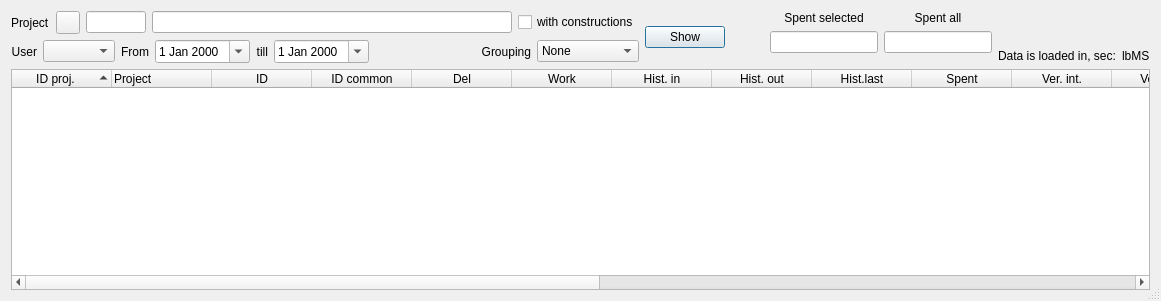
<?xml version="1.0" encoding="UTF-8"?>
<ui version="4.0">
 <class>WorkByDateUser</class>
 <widget class="QDialog" name="WorkByDateUser">
  <property name="geometry">
   <rect>
    <x>0</x>
    <y>0</y>
    <width>1161</width>
    <height>301</height>
   </rect>
  </property>
  <property name="windowTitle">
   <string>Work report</string>
  </property>
  <property name="locale">
   <locale language="English" country="UnitedStates"/>
  </property>
  <property name="sizeGripEnabled">
   <bool>true</bool>
  </property>
  <layout class="QVBoxLayout" name="verticalLayout_5" stretch="1,100">
   <item>
    <layout class="QHBoxLayout" name="horizontalLayout_4">
     <item>
      <layout class="QVBoxLayout" name="verticalLayout">
       <item>
        <layout class="QHBoxLayout" name="horizontalLayout_2">
         <item>
          <widget class="QLabel" name="label_6">
           <property name="text">
            <string>Project</string>
           </property>
          </widget>
         </item>
         <item>
          <widget class="QToolButton" name="toolButton">
           <property name="icon">
            <iconset>
             <normaloff>:/some/ico/ico/dropdownbutton.png</normaloff>:/some/ico/ico/dropdownbutton.png</iconset>
           </property>
          </widget>
         </item>
         <item>
          <widget class="QLineEdit" name="leIdProject">
           <property name="minimumSize">
            <size>
             <width>60</width>
             <height>0</height>
            </size>
           </property>
           <property name="maximumSize">
            <size>
             <width>60</width>
             <height>16777215</height>
            </size>
           </property>
           <property name="alignment">
            <set>Qt::AlignCenter</set>
           </property>
          </widget>
         </item>
         <item>
          <widget class="QLineEdit" name="leProjName">
           <property name="minimumSize">
            <size>
             <width>360</width>
             <height>0</height>
            </size>
           </property>
           <property name="readOnly">
            <bool>true</bool>
           </property>
          </widget>
         </item>
         <item>
          <widget class="QCheckBox" name="cbWithConstr">
           <property name="text">
            <string>with constructions</string>
           </property>
          </widget>
         </item>
        </layout>
       </item>
       <item>
        <layout class="QHBoxLayout" name="horizontalLayout_3">
         <item>
          <widget class="QLabel" name="label">
           <property name="text">
            <string>User</string>
           </property>
           <property name="alignment">
            <set>Qt::AlignRight|Qt::AlignTrailing|Qt::AlignVCenter</set>
           </property>
          </widget>
         </item>
         <item>
          <widget class="QComboBox" name="cbUser">
           <property name="sizeAdjustPolicy">
            <enum>QComboBox::AdjustToContents</enum>
           </property>
          </widget>
         </item>
         <item>
          <widget class="QLabel" name="label_2">
           <property name="text">
            <string>From</string>
           </property>
           <property name="alignment">
            <set>Qt::AlignRight|Qt::AlignTrailing|Qt::AlignVCenter</set>
           </property>
          </widget>
         </item>
         <item>
          <widget class="QDateEdit" name="deStart">
           <property name="calendarPopup">
            <bool>true</bool>
           </property>
          </widget>
         </item>
         <item>
          <widget class="QLabel" name="label_3">
           <property name="text">
            <string>till</string>
           </property>
           <property name="alignment">
            <set>Qt::AlignRight|Qt::AlignTrailing|Qt::AlignVCenter</set>
           </property>
          </widget>
         </item>
         <item>
          <widget class="QDateEdit" name="deEnd">
           <property name="calendarPopup">
            <bool>true</bool>
           </property>
          </widget>
         </item>
         <item>
          <spacer name="horizontalSpacer_2">
           <property name="orientation">
            <enum>Qt::Horizontal</enum>
           </property>
           <property name="sizeHint" stdset="0">
            <size>
             <width>40</width>
             <height>20</height>
            </size>
           </property>
          </spacer>
         </item>
         <item>
          <widget class="QLabel" name="label_4">
           <property name="text">
            <string>Grouping</string>
           </property>
           <property name="alignment">
            <set>Qt::AlignRight|Qt::AlignTrailing|Qt::AlignVCenter</set>
           </property>
          </widget>
         </item>
         <item>
          <widget class="QComboBox" name="cbGrouping">
           <item>
            <property name="text">
             <string>None</string>
            </property>
           </item>
           <item>
            <property name="text">
             <string>By document</string>
            </property>
           </item>
           <item>
            <property name="text">
             <string>By versions</string>
            </property>
           </item>
          </widget>
         </item>
        </layout>
       </item>
      </layout>
     </item>
     <item>
      <layout class="QHBoxLayout" name="horizontalLayout" stretch="0,5,0,0">
       <item>
        <widget class="QPushButton" name="cbShow">
         <property name="text">
          <string>Show</string>
         </property>
        </widget>
       </item>
       <item>
        <spacer name="horizontalSpacer">
         <property name="orientation">
          <enum>Qt::Horizontal</enum>
         </property>
         <property name="sizeHint" stdset="0">
          <size>
           <width>40</width>
           <height>20</height>
          </size>
         </property>
        </spacer>
       </item>
       <item>
        <layout class="QVBoxLayout" name="verticalLayout_3">
         <property name="sizeConstraint">
          <enum>QLayout::SetMaximumSize</enum>
         </property>
         <item>
          <widget class="QLabel" name="label_7">
           <property name="maximumSize">
            <size>
             <width>120</width>
             <height>16777215</height>
            </size>
           </property>
           <property name="text">
            <string>Spent selected</string>
           </property>
           <property name="alignment">
            <set>Qt::AlignCenter</set>
           </property>
          </widget>
         </item>
         <item>
          <widget class="QLineEdit" name="leSelected">
           <property name="maximumSize">
            <size>
             <width>120</width>
             <height>16777215</height>
            </size>
           </property>
           <property name="alignment">
            <set>Qt::AlignCenter</set>
           </property>
          </widget>
         </item>
         <item>
          <spacer name="verticalSpacer_2">
           <property name="orientation">
            <enum>Qt::Vertical</enum>
           </property>
           <property name="sizeHint" stdset="0">
            <size>
             <width>20</width>
             <height>40</height>
            </size>
           </property>
          </spacer>
         </item>
        </layout>
       </item>
       <item>
        <layout class="QVBoxLayout" name="verticalLayout_2">
         <item>
          <widget class="QLabel" name="label_5">
           <property name="maximumSize">
            <size>
             <width>120</width>
             <height>16777215</height>
            </size>
           </property>
           <property name="text">
            <string>Spent all</string>
           </property>
           <property name="alignment">
            <set>Qt::AlignCenter</set>
           </property>
          </widget>
         </item>
         <item>
          <widget class="QLineEdit" name="leAll">
           <property name="maximumSize">
            <size>
             <width>120</width>
             <height>16777215</height>
            </size>
           </property>
           <property name="alignment">
            <set>Qt::AlignCenter</set>
           </property>
          </widget>
         </item>
         <item>
          <spacer name="verticalSpacer_3">
           <property name="orientation">
            <enum>Qt::Vertical</enum>
           </property>
           <property name="sizeHint" stdset="0">
            <size>
             <width>20</width>
             <height>40</height>
            </size>
           </property>
          </spacer>
         </item>
        </layout>
       </item>
      </layout>
     </item>
     <item>
      <layout class="QVBoxLayout" name="verticalLayout_4">
       <item>
        <spacer name="verticalSpacer">
         <property name="orientation">
          <enum>Qt::Vertical</enum>
         </property>
         <property name="sizeHint" stdset="0">
          <size>
           <width>20</width>
           <height>40</height>
          </size>
         </property>
        </spacer>
       </item>
       <item>
        <layout class="QHBoxLayout" name="horizontalLayout_5">
         <item>
          <widget class="QLabel" name="lbMSLabel">
           <property name="text">
            <string>Data is loaded in, sec:</string>
           </property>
          </widget>
         </item>
         <item>
          <widget class="QLabel" name="lbMS">
           <property name="text">
            <string notr="true">lbMS</string>
           </property>
          </widget>
         </item>
        </layout>
       </item>
      </layout>
     </item>
    </layout>
   </item>
   <item>
    <widget class="QTreeWidget" name="twList">
     <property name="contextMenuPolicy">
      <enum>Qt::CustomContextMenu</enum>
     </property>
     <property name="editTriggers">
      <set>QAbstractItemView::EditKeyPressed</set>
     </property>
     <property name="selectionMode">
      <enum>QAbstractItemView::ExtendedSelection</enum>
     </property>
     <property name="sortingEnabled">
      <bool>true</bool>
     </property>
     <column>
      <property name="text">
       <string>ID proj.</string>
      </property>
      <property name="textAlignment">
       <set>AlignHCenter|AlignVCenter|AlignCenter</set>
      </property>
     </column>
     <column>
      <property name="text">
       <string>Project</string>
      </property>
     </column>
     <column>
      <property name="text">
       <string notr="true">ID</string>
      </property>
      <property name="textAlignment">
       <set>AlignHCenter|AlignVCenter|AlignCenter</set>
      </property>
     </column>
     <column>
      <property name="text">
       <string>ID common</string>
      </property>
      <property name="textAlignment">
       <set>AlignHCenter|AlignVCenter|AlignCenter</set>
      </property>
     </column>
     <column>
      <property name="text">
       <string>Del</string>
      </property>
      <property name="toolTip">
       <string>Deleted</string>
      </property>
      <property name="textAlignment">
       <set>AlignHCenter|AlignVCenter|AlignCenter</set>
      </property>
     </column>
     <column>
      <property name="text">
       <string>Work</string>
      </property>
      <property name="toolTip">
       <string>Working</string>
      </property>
      <property name="textAlignment">
       <set>AlignHCenter|AlignVCenter|AlignCenter</set>
      </property>
     </column>
     <column>
      <property name="text">
       <string>Hist. in</string>
      </property>
      <property name="textAlignment">
       <set>AlignHCenter|AlignVCenter|AlignCenter</set>
      </property>
     </column>
     <column>
      <property name="text">
       <string>Hist. out</string>
      </property>
      <property name="textAlignment">
       <set>AlignHCenter|AlignVCenter|AlignCenter</set>
      </property>
     </column>
     <column>
      <property name="text">
       <string>Hist.last</string>
      </property>
      <property name="textAlignment">
       <set>AlignHCenter|AlignVCenter|AlignCenter</set>
      </property>
     </column>
     <column>
      <property name="text">
       <string>Spent</string>
      </property>
      <property name="textAlignment">
       <set>AlignHCenter|AlignVCenter|AlignCenter</set>
      </property>
     </column>
     <column>
      <property name="text">
       <string>Ver. int.</string>
      </property>
      <property name="textAlignment">
       <set>AlignHCenter|AlignVCenter|AlignCenter</set>
      </property>
     </column>
     <column>
      <property name="text">
       <string>Ver. ext.</string>
      </property>
      <property name="textAlignment">
       <set>AlignHCenter|AlignVCenter|AlignCenter</set>
      </property>
     </column>
     <column>
      <property name="text">
       <string>Code</string>
      </property>
      <property name="textAlignment">
       <set>AlignHCenter|AlignVCenter|AlignCenter</set>
      </property>
     </column>
     <column>
      <property name="text">
       <string>Sheet</string>
      </property>
      <property name="textAlignment">
       <set>AlignHCenter|AlignVCenter|AlignCenter</set>
      </property>
     </column>
     <column>
      <property name="text">
       <string>Name top</string>
      </property>
     </column>
     <column>
      <property name="text">
       <string>Name bottom</string>
      </property>
     </column>
     <column>
      <property name="text">
       <string>Edited</string>
      </property>
      <property name="textAlignment">
       <set>AlignHCenter|AlignVCenter|AlignCenter</set>
      </property>
     </column>
     <column>
      <property name="text">
       <string>Start</string>
      </property>
      <property name="textAlignment">
       <set>AlignHCenter|AlignVCenter|AlignCenter</set>
      </property>
     </column>
     <column>
      <property name="text">
       <string>End</string>
      </property>
      <property name="textAlignment">
       <set>AlignHCenter|AlignVCenter|AlignCenter</set>
      </property>
     </column>
     <column>
      <property name="text">
       <string>Save count</string>
      </property>
      <property name="textAlignment">
       <set>AlignHCenter|AlignVCenter|AlignCenter</set>
      </property>
     </column>
     <column>
      <property name="text">
       <string>Edited by</string>
      </property>
     </column>
     <column>
      <property name="text">
       <string>Filename</string>
      </property>
     </column>
    </widget>
   </item>
  </layout>
 </widget>
 <resources/>
 <connections/>
</ui>
